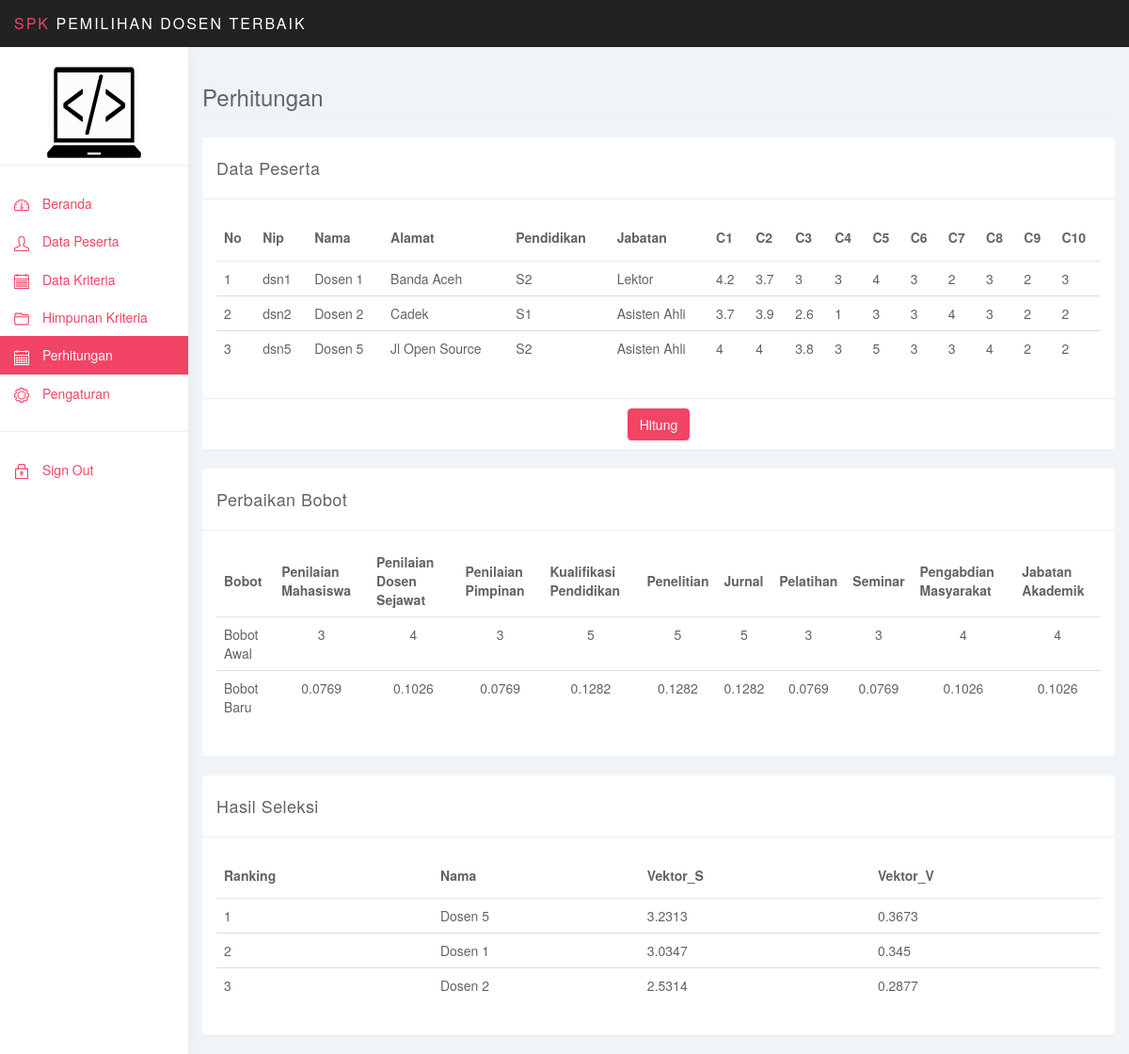
Screenshot of /admin/index.php?ap=hitung&proses=1 (signed in) with the database file from the repository.
### tables this page shows
CREATE TABLE IF NOT EXISTS `dosen_peserta` (
`id_dosen` int(11) NOT NULL,
  `nip` varchar(10) NOT NULL,
  `nama` varchar(30) NOT NULL,
  `alamat` varchar(100) NOT NULL,
  `pendidikan` varchar(10) NOT NULL,
  `jabatan` varchar(20) NOT NULL,
  `c1` double NOT NULL DEFAULT '1',
  `c2` double NOT NULL DEFAULT '1',
  `c3` double NOT NULL DEFAULT '1',
  `c4` double NOT NULL DEFAULT '1',
  `c5` double NOT NULL DEFAULT '1',
  `c6` double NOT NULL DEFAULT '1',
  `c7` double NOT NULL DEFAULT '1',
  `c8` double NOT NULL DEFAULT '1',
  `c9` double NOT NULL DEFAULT '1',
  `c10` double NOT NULL DEFAULT '1',
  `vektor_s` double NOT NULL,
  `vektor_v` double NOT NULL
);

CREATE TABLE IF NOT EXISTS `tb_kriteria` (
`id_kriteria` int(11) NOT NULL,
  `nama_kriteria` varchar(30) NOT NULL,
  `bobot` int(11) NOT NULL
);

### admin/aplikasi/perhitungan/index.php (the view, shortened to what this page needs)
<div class="row">
			<div class="col-lg-12">
				<h3 class="page-header">Perhitungan</h3>
			</div>
		</div>
<div class="row">
			<div class="col-md-12">
				<div class="panel panel-default">
				<div class="panel-heading">Data Peserta</div>
					<div class="panel-body">
						<table class="table">
						    <thead>
						    <tr>
						        <th>No</th>
								<th>Nip</th>
								<th>Nama</th>
								<th>Alamat</th>
								<th>Pendidikan</th>
								<th>Jabatan</th>
								<?php
								for($i=1;$i<=10;$i++)
									echo "<th>C$i</th>";
								?>
						    </tr>
						    </thead>
						    <tbody>
						    <?php
						    $no=0;
							$query = "select * from dosen_peserta";
							$hasil = mysql_query($query) or die("");
							while ($data = mysql_fetch_array($hasil)) {
								$no++;
							?>
							<tr>
								<td><?php echo "".$no; ?></td>
								<td><?php echo $data['nip']; ?></td>
								<td><?php echo $data['nama']; ?></td>
								<td><?php echo $data['alamat']; ?></td>
								<td><?php echo $data['pendidikan']; ?></td>
								<td><?php echo $data['jabatan']; ?></td>
								<?php
									for($c=1;$c<=10;$c++){
										$tb = "c" . $c;
										?><td><?php echo round($data[$tb],2); ?></td><?php
									}
								?>
							<?php
							}
							?>
							</tr>
							</tbody>
						</table>
					</div>
					<div class="panel-footer"><center><a href="?ap=hitung&proses=1" class= "btn btn-primary">Hitung</a></center></div>
				</div>
			</div>
</div>
<?php
	if (isset($_GET['proses'])){
		if ($_GET['proses'] == 1){
			?>
			<div class="row">
			<div class="col-md-12">
				<div class="panel panel-default">
				<div class="panel-heading">Perbaikan Bobot</div>
					<div class="panel-body">
						<table class="table">
							<thead>
						    <tr>
						    	<th>Bobot</th>
						<?php
							$query = "select * from tb_kriteria";
							$hasil = mysql_query($query) or die("");
							while ($data = mysql_fetch_array($hasil)) {
							?>
								<th text-algin="center"><?php echo "$data[nama_kriteria]";?></th>
						    <?php
							}
							?>
							</tr>
						    </thead>
						    <tbody>
						    <tr>
						    	<td>Bobot Awal</td>
						    	<?php
						    	$qr = "select * from tb_kriteria";
							$b = mysql_query($qr) or die("");
							while ($r = mysql_fetch_array($b)) {
							?>
								<td align="center"><?php echo "$r[bobot]";?></td>
						    <?php
							}
							?>
							</tr>
							<tr>
						    	<td>Bobot Baru</td>
						    	<?php
						    	$sumB = mysql_query("SELECT SUM(bobot) AS sum FROM tb_kriteria");
						    	$quB = mysql_fetch_array($sumB);
    							$jml_bobot = $quB['sum'];
						    	$qr = "select * from tb_kriteria";
							$b = mysql_query($qr) or die("");
							while ($r = mysql_fetch_array($b)) {
								$bb = $r['bobot']/$jml_bobot;
							?>
								<td align="center"><?php echo round($bb,4);?></td>
						    <?php
							}
							?>
							</tr>
							</tbody>
						</table>
					</div>
				</div>
			</div>
</div>
<div class="row">
			<div class="col-md-12">
				<div class="panel panel-default">
				<div class="panel-heading">Hasil Seleksi</div>
					<div class="panel-body">
						<table class="table">
							<thead>
								<tr>
									<th>Ranking</th>
									<th>Nama</th>
									<th>Vektor_S</th>
									<th>Vektor_V</th>
								</tr>
						    </thead>
						    <tbody>
						    	<?php
						    		$rk = 1;
						    		$pr = mysql_query("select nama, vektor_s, vektor_v from dosen_peserta order by vektor_v desc");
						    		while ($dt=mysql_fetch_array($pr)){
						    			echo "<tr>";
						    			echo "<td>$rk</td>";
						    			echo "<td>$dt[nama]</td>";
						    			echo "<td>" . round($dt['vektor_s'], 4) . "</td>";
						    			echo "<td>" . round($dt['vektor_v'], 4) . "</td>";
						    			echo "</tr>";
						    			$rk++;
						    		}
						    	?>
							</tbody>
						</table>
					</div>
				</div>
			</div>
</div>
			<?php
		}else{
			echo "adasda";
		}
	}
?>

### admin/css/styles.css (style rules this page uses)
body { background: #f1f4f7; padding-top: 50px; color: #5f6468; }
a, a:hover, a:focus { color: #F24464; }
h1, h2, h3, h4, h5, h6 { color: #5f6468; }
h3, h4 { font-weight: 300; }
.btn-primary, .btn-primary:hover, .btn-primary:focus, .btn-primary:active, .btn-primary.active, .open > .dropdown-toggle.btn-primary, .btn-primary.disabled, .btn-primary[disabled], fieldset[disabled] .btn-primary, .btn-primary.disabled:hover, .btn-primary[disabled]:hover, fieldset[disabled] .btn-primary:hover, .btn-primary.disabled:focus, .btn-primary[disabled]:focus, fieldset[disabled] .btn-primary:focus, .btn-primary.disabled:active, .btn-primary[disabled]:active, fieldset[disabled] .btn-primary:active, .btn-primary.disabled.active, .btn-primary[disabled].active, fieldset[disabled] .btn-primary.active { background-color: #F24464; border-color: #F24464; }
.panel { border: 0; }
.panel-heading { font-size: 18px; font-weight: 300; letter-spacing: 0.025em; height: 66px; line-height: 45px; }
.panel-default .panel-heading { background: #fff; border-bottom: 1px solid #eee; color: #5f6468; }
.panel-footer { background: #fff; border-top: 1px solid #eee; }
.table { background: #fff; }
.table>thead>tr>th { border-bottom: 1px solid #e6e7e8; vertical-align: middle; height: 50px; }

### rows the page displays
dosen_peserta: nip "dsn1", nama "Dosen 1", alamat "Banda Aceh", pendidikan "S2", jabatan "Lektor", c1 "4.2", c2 "3.7", c3 "3", c4 "3", c5 "4", c6 "3", c7 "2", c8 "3", c9 "2", c10 "3", vektor_s "3.0347", vektor_v "0.345"
dosen_peserta: nip "dsn2", nama "Dosen 2", alamat "Cadek", pendidikan "S1", jabatan "Asisten Ahli", c1 "3.7", c2 "3.9", c3 "2.6", c4 "1", c5 "3", c6 "3", c7 "4", c8 "3", c9 "2", c10 "2", vektor_s "2.5314", vektor_v "0.2877"
dosen_peserta: nip "dsn5", nama "Dosen 5", alamat "Jl Open Source", pendidikan "S2", jabatan "Asisten Ahli", c1 "4", c2 "4", c3 "3.8", c4 "3", c5 "5", c6 "3", c7 "3", c8 "4", c9 "2", c10 "2", vektor_s "3.2313", vektor_v "0.3673"
tb_kriteria: nama_kriteria "Penilaian Mahasiswa", bobot "3", bb "0.0769"
tb_kriteria: nama_kriteria "Penilaian Dosen Sejawat", bobot "4", bb "0.1026"
tb_kriteria: nama_kriteria "Penilaian Pimpinan", bobot "3", bb "0.0769"
tb_kriteria: nama_kriteria "Kualifikasi Pendidikan", bobot "5", bb "0.1282"
tb_kriteria: nama_kriteria "Penelitian", bobot "5", bb "0.1282"
tb_kriteria: nama_kriteria "Jurnal", bobot "5", bb "0.1282"
tb_kriteria: nama_kriteria "Pelatihan", bobot "3", bb "0.0769"
tb_kriteria: nama_kriteria "Seminar", bobot "3", bb "0.0769"
tb_kriteria: nama_kriteria "Pengabdian Masyarakat", bobot "4", bb "0.1026"
tb_kriteria: nama_kriteria "Jabatan Akademik", bobot "4", bb "0.1026"
